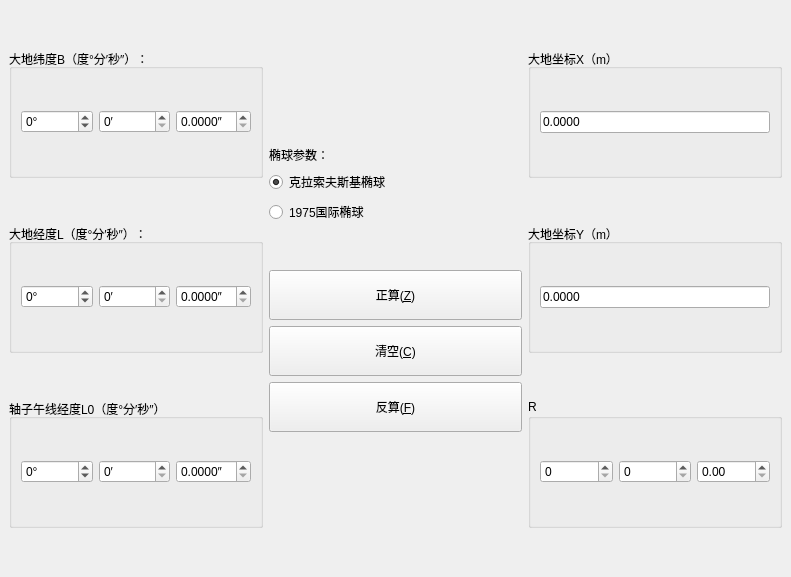
<?xml version="1.0" encoding="UTF-8"?>
<ui version="4.0">
 <class>MainWindow</class>
 <widget class="QMainWindow" name="MainWindow">
  <property name="geometry">
   <rect>
    <x>0</x>
    <y>0</y>
    <width>791</width>
    <height>577</height>
   </rect>
  </property>
  <property name="minimumSize">
   <size>
    <width>791</width>
    <height>577</height>
   </size>
  </property>
  <property name="maximumSize">
   <size>
    <width>791</width>
    <height>577</height>
   </size>
  </property>
  <property name="windowTitle">
   <string>高斯坐标正反解算</string>
  </property>
  <widget class="QWidget" name="centralwidget">
   <layout class="QFormLayout" name="formLayout">
    <item row="0" column="0" colspan="2">
     <layout class="QHBoxLayout" name="ControlLayout">
      <item>
       <layout class="QVBoxLayout" name="PosLayout">
        <item>
         <spacer name="verticalSpacer_8">
          <property name="orientation">
           <enum>Qt::Vertical</enum>
          </property>
          <property name="sizeType">
           <enum>QSizePolicy::Preferred</enum>
          </property>
          <property name="sizeHint" stdset="0">
           <size>
            <width>20</width>
            <height>40</height>
           </size>
          </property>
         </spacer>
        </item>
        <item>
         <widget class="QGroupBox" name="B_Box">
          <property name="title">
           <string>大地纬度B（度°分′秒″）：</string>
          </property>
          <layout class="QGridLayout" name="gridLayout">
           <item row="0" column="0">
            <layout class="QHBoxLayout" name="horizontalLayout_2">
             <item>
              <widget class="QSpinBox" name="B_d">
               <property name="suffix">
                <string>°</string>
               </property>
               <property name="minimum">
                <number>-90</number>
               </property>
               <property name="maximum">
                <number>90</number>
               </property>
              </widget>
             </item>
             <item>
              <widget class="QSpinBox" name="B_m">
               <property name="suffix">
                <string>′</string>
               </property>
               <property name="maximum">
                <number>59</number>
               </property>
              </widget>
             </item>
             <item>
              <widget class="QDoubleSpinBox" name="B_s">
               <property name="prefix">
                <string/>
               </property>
               <property name="suffix">
                <string>″</string>
               </property>
               <property name="decimals">
                <number>4</number>
               </property>
               <property name="maximum">
                <double>59.999899999999997</double>
               </property>
              </widget>
             </item>
            </layout>
           </item>
          </layout>
         </widget>
        </item>
        <item>
         <spacer name="verticalSpacer_9">
          <property name="orientation">
           <enum>Qt::Vertical</enum>
          </property>
          <property name="sizeType">
           <enum>QSizePolicy::Preferred</enum>
          </property>
          <property name="sizeHint" stdset="0">
           <size>
            <width>20</width>
            <height>40</height>
           </size>
          </property>
         </spacer>
        </item>
        <item>
         <widget class="QGroupBox" name="L_Box">
          <property name="title">
           <string>大地经度L（度°分′秒″）：</string>
          </property>
          <layout class="QGridLayout" name="gridLayout_2">
           <item row="0" column="0">
            <layout class="QHBoxLayout" name="horizontalLayout_3">
             <item>
              <widget class="QSpinBox" name="L_d">
               <property name="suffix">
                <string>°</string>
               </property>
               <property name="minimum">
                <number>-179</number>
               </property>
               <property name="maximum">
                <number>179</number>
               </property>
              </widget>
             </item>
             <item>
              <widget class="QSpinBox" name="L_m">
               <property name="suffix">
                <string>′</string>
               </property>
               <property name="maximum">
                <number>59</number>
               </property>
              </widget>
             </item>
             <item>
              <widget class="QDoubleSpinBox" name="L_s">
               <property name="suffix">
                <string>″</string>
               </property>
               <property name="decimals">
                <number>4</number>
               </property>
               <property name="maximum">
                <double>59.999899999999997</double>
               </property>
              </widget>
             </item>
            </layout>
           </item>
          </layout>
         </widget>
        </item>
        <item>
         <spacer name="verticalSpacer_10">
          <property name="orientation">
           <enum>Qt::Vertical</enum>
          </property>
          <property name="sizeType">
           <enum>QSizePolicy::Preferred</enum>
          </property>
          <property name="sizeHint" stdset="0">
           <size>
            <width>20</width>
            <height>40</height>
           </size>
          </property>
         </spacer>
        </item>
        <item>
         <widget class="QGroupBox" name="L0_Box">
          <property name="title">
           <string>轴子午线经度L0（度°分′秒″）</string>
          </property>
          <layout class="QGridLayout" name="gridLayout_3">
           <item row="0" column="0">
            <layout class="QHBoxLayout" name="horizontalLayout_4">
             <item>
              <widget class="QSpinBox" name="L0_d">
               <property name="suffix">
                <string>°</string>
               </property>
               <property name="minimum">
                <number>-179</number>
               </property>
               <property name="maximum">
                <number>179</number>
               </property>
              </widget>
             </item>
             <item>
              <widget class="QSpinBox" name="L0_m">
               <property name="suffix">
                <string>′</string>
               </property>
               <property name="maximum">
                <number>59</number>
               </property>
              </widget>
             </item>
             <item>
              <widget class="QDoubleSpinBox" name="L0_s">
               <property name="prefix">
                <string/>
               </property>
               <property name="suffix">
                <string>″</string>
               </property>
               <property name="decimals">
                <number>4</number>
               </property>
               <property name="maximum">
                <double>59.999899999999997</double>
               </property>
              </widget>
             </item>
            </layout>
           </item>
          </layout>
         </widget>
        </item>
        <item>
         <spacer name="verticalSpacer_11">
          <property name="orientation">
           <enum>Qt::Vertical</enum>
          </property>
          <property name="sizeType">
           <enum>QSizePolicy::Preferred</enum>
          </property>
          <property name="sizeHint" stdset="0">
           <size>
            <width>20</width>
            <height>40</height>
           </size>
          </property>
         </spacer>
        </item>
       </layout>
      </item>
      <item>
       <layout class="QVBoxLayout" name="verticalLayout_2">
        <item>
         <spacer name="verticalSpacer_3">
          <property name="orientation">
           <enum>Qt::Vertical</enum>
          </property>
          <property name="sizeHint" stdset="0">
           <size>
            <width>20</width>
            <height>40</height>
           </size>
          </property>
         </spacer>
        </item>
        <item>
         <widget class="QLabel" name="label">
          <property name="sizePolicy">
           <sizepolicy hsizetype="Preferred" vsizetype="Fixed">
            <horstretch>0</horstretch>
            <verstretch>0</verstretch>
           </sizepolicy>
          </property>
          <property name="text">
           <string>椭球参数：</string>
          </property>
         </widget>
        </item>
        <item>
         <widget class="QRadioButton" name="radBtn_T">
          <property name="text">
           <string>克拉索夫斯基椭球</string>
          </property>
          <property name="checkable">
           <bool>true</bool>
          </property>
          <property name="checked">
           <bool>true</bool>
          </property>
          <property name="autoRepeat">
           <bool>false</bool>
          </property>
         </widget>
        </item>
        <item>
         <widget class="QRadioButton" name="radBtn_IAG">
          <property name="text">
           <string>1975国际椭球</string>
          </property>
         </widget>
        </item>
        <item>
         <spacer name="verticalSpacer">
          <property name="orientation">
           <enum>Qt::Vertical</enum>
          </property>
          <property name="sizeType">
           <enum>QSizePolicy::Preferred</enum>
          </property>
          <property name="sizeHint" stdset="0">
           <size>
            <width>20</width>
            <height>40</height>
           </size>
          </property>
         </spacer>
        </item>
        <item>
         <widget class="QPushButton" name="Btn_PosCal">
          <property name="sizePolicy">
           <sizepolicy hsizetype="Minimum" vsizetype="Fixed">
            <horstretch>0</horstretch>
            <verstretch>0</verstretch>
           </sizepolicy>
          </property>
          <property name="minimumSize">
           <size>
            <width>0</width>
            <height>50</height>
           </size>
          </property>
          <property name="text">
           <string>正算(&amp;Z)</string>
          </property>
         </widget>
        </item>
        <item>
         <widget class="QPushButton" name="Btn_Clear">
          <property name="minimumSize">
           <size>
            <width>0</width>
            <height>50</height>
           </size>
          </property>
          <property name="text">
           <string>清空(&amp;C)</string>
          </property>
         </widget>
        </item>
        <item>
         <widget class="QPushButton" name="Btn_CouCal">
          <property name="minimumSize">
           <size>
            <width>0</width>
            <height>50</height>
           </size>
          </property>
          <property name="text">
           <string>反算(&amp;F)</string>
          </property>
         </widget>
        </item>
        <item>
         <spacer name="verticalSpacer_2">
          <property name="orientation">
           <enum>Qt::Vertical</enum>
          </property>
          <property name="sizeHint" stdset="0">
           <size>
            <width>20</width>
            <height>40</height>
           </size>
          </property>
         </spacer>
        </item>
       </layout>
      </item>
      <item>
       <layout class="QVBoxLayout" name="CouLayout">
        <item>
         <spacer name="verticalSpacer_4">
          <property name="orientation">
           <enum>Qt::Vertical</enum>
          </property>
          <property name="sizeType">
           <enum>QSizePolicy::Preferred</enum>
          </property>
          <property name="sizeHint" stdset="0">
           <size>
            <width>20</width>
            <height>40</height>
           </size>
          </property>
         </spacer>
        </item>
        <item>
         <widget class="QGroupBox" name="groupBox_4">
          <property name="title">
           <string>大地坐标X（m）</string>
          </property>
          <layout class="QGridLayout" name="gridLayout_4">
           <item row="0" column="0">
            <widget class="QLineEdit" name="Coo_X">
             <property name="sizePolicy">
              <sizepolicy hsizetype="Preferred" vsizetype="Fixed">
               <horstretch>0</horstretch>
               <verstretch>0</verstretch>
              </sizepolicy>
             </property>
             <property name="inputMask">
              <string/>
             </property>
             <property name="text">
              <string>0.0000</string>
             </property>
             <property name="frame">
              <bool>true</bool>
             </property>
             <property name="placeholderText">
              <string/>
             </property>
            </widget>
           </item>
          </layout>
         </widget>
        </item>
        <item>
         <spacer name="verticalSpacer_5">
          <property name="orientation">
           <enum>Qt::Vertical</enum>
          </property>
          <property name="sizeType">
           <enum>QSizePolicy::Preferred</enum>
          </property>
          <property name="sizeHint" stdset="0">
           <size>
            <width>20</width>
            <height>40</height>
           </size>
          </property>
         </spacer>
        </item>
        <item>
         <widget class="QGroupBox" name="groupBox_5">
          <property name="title">
           <string>大地坐标Y（m）</string>
          </property>
          <layout class="QGridLayout" name="gridLayout_5">
           <item row="0" column="0">
            <widget class="QLineEdit" name="Coo_Y">
             <property name="sizePolicy">
              <sizepolicy hsizetype="Preferred" vsizetype="Fixed">
               <horstretch>0</horstretch>
               <verstretch>0</verstretch>
              </sizepolicy>
             </property>
             <property name="text">
              <string>0.0000</string>
             </property>
            </widget>
           </item>
          </layout>
         </widget>
        </item>
        <item>
         <spacer name="verticalSpacer_6">
          <property name="orientation">
           <enum>Qt::Vertical</enum>
          </property>
          <property name="sizeType">
           <enum>QSizePolicy::Preferred</enum>
          </property>
          <property name="sizeHint" stdset="0">
           <size>
            <width>20</width>
            <height>40</height>
           </size>
          </property>
         </spacer>
        </item>
        <item>
         <widget class="QGroupBox" name="groupBox_6">
          <property name="title">
           <string>R</string>
          </property>
          <layout class="QGridLayout" name="gridLayout_6">
           <item row="0" column="0">
            <layout class="QHBoxLayout" name="horizontalLayout">
             <item>
              <widget class="QSpinBox" name="R_d"/>
             </item>
             <item>
              <widget class="QSpinBox" name="R_m"/>
             </item>
             <item>
              <widget class="QDoubleSpinBox" name="R_s"/>
             </item>
            </layout>
           </item>
          </layout>
         </widget>
        </item>
        <item>
         <spacer name="verticalSpacer_7">
          <property name="orientation">
           <enum>Qt::Vertical</enum>
          </property>
          <property name="sizeType">
           <enum>QSizePolicy::Preferred</enum>
          </property>
          <property name="sizeHint" stdset="0">
           <size>
            <width>20</width>
            <height>40</height>
           </size>
          </property>
         </spacer>
        </item>
       </layout>
      </item>
     </layout>
    </item>
   </layout>
  </widget>
  <widget class="QMenuBar" name="menubar">
   <property name="geometry">
    <rect>
     <x>0</x>
     <y>0</y>
     <width>791</width>
     <height>25</height>
    </rect>
   </property>
  </widget>
 </widget>
 <resources/>
 <connections/>
</ui>
